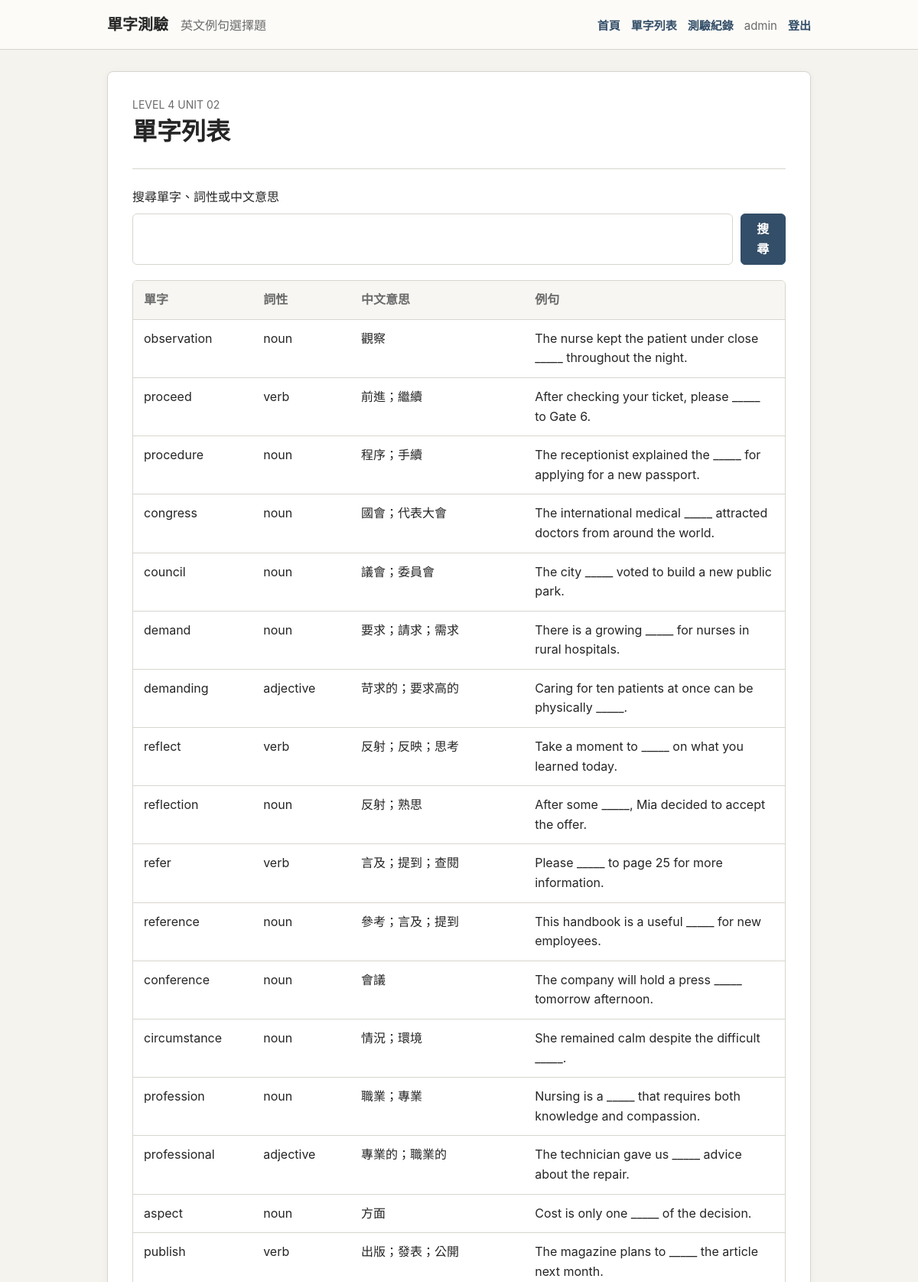
Screenshot of /sets/level-4-unit-02/words/ (signed in, upper part) with the database file from the repository.
### vocabulary/models.py (models this page shows, shortened)
class TimeStampedModel(models.Model):
    created_at = models.DateTimeField(auto_now_add=True)
    updated_at = models.DateTimeField(auto_now=True)
    class Meta:
        abstract = True

class VocabularySet(TimeStampedModel):
    title = models.CharField(max_length=120)
    slug = models.SlugField(unique=True)
    level = models.PositiveIntegerField()
    unit = models.PositiveIntegerField()
    description = models.TextField(blank=True)
    is_published = models.BooleanField(default=True)
    class Meta:
        ordering = ["level", "unit", "title"]

class VocabularySetItem(models.Model):
    vocabulary_set = models.ForeignKey(
        VocabularySet, on_delete=models.CASCADE, related_name="items"
    )
    word_sense = models.ForeignKey(
        WordSense, on_delete=models.CASCADE, related_name="set_items"
    )
    order = models.PositiveIntegerField(default=0)
    class Meta:
        ordering = ["order", "id"]
        constraints = [
            models.UniqueConstraint(
                fields=["vocabulary_set", "word_sense"],
                name="unique_vocabulary_set_item",
            )
        ]

class WordSense(TimeStampedModel):
    PARTS_OF_SPEECH = [
        ("verb", "verb"),
        ("noun", "noun"),
        ("adjective", "adjective"),
        ("adverb", "adverb"),
        ("preposition", "preposition"),
        ("other", "other"),
    ]
    word = models.ForeignKey(Word, on_delete=models.CASCADE, related_name="senses")
    part_of_speech = models.CharField(max_length=20, choices=PARTS_OF_SPEECH)
    meaning_zh = models.CharField(max_length=255)
    note = models.TextField(blank=True)
    class Meta:
        ordering = ["word__normalized_text", "part_of_speech", "meaning_zh"]
        constraints = [
            models.UniqueConstraint(
                fields=["word", "part_of_speech", "meaning_zh"],
                name="unique_word_sense",
            )
        ]

class Word(TimeStampedModel):
    text = models.CharField(max_length=120)
    normalized_text = models.CharField(max_length=120, unique=True, editable=False)
    class Meta:
        ordering = ["normalized_text"]

class Question(TimeStampedModel):
    SENTENCE_CHOICE = "sentence_choice"
    vocabulary_set = models.ForeignKey(
        VocabularySet, on_delete=models.CASCADE, related_name="questions"
    )
    word_sense = models.ForeignKey(
        WordSense, on_delete=models.PROTECT, related_name="questions"
    )
    source_id = models.CharField(max_length=60, blank=True)
    question_type = models.CharField(max_length=40, default=SENTENCE_CHOICE)
    prompt = models.TextField()
    explanation = models.TextField(blank=True)
    is_active = models.BooleanField(default=True)
    class Meta:
        ordering = ["vocabulary_set", "source_id", "id"]
        constraints = [
            models.UniqueConstraint(
                fields=["vocabulary_set", "source_id"],
                name="unique_question_source",
            )
        ]

### vocabulary/views.py (the view)
# urls.py: path("sets/<slug:slug>/words/", views.word_list, name="word_list"),
def word_list(request, slug):
    vocabulary_set = get_object_or_404(VocabularySet, slug=slug, is_published=True)
    query = request.GET.get("q", "").strip()
    items = vocabulary_set.items.select_related("word_sense", "word_sense__word").order_by(
        "order"
    )
    if query:
        items = items.filter(
            Q(word_sense__word__text__icontains=query)
            | Q(word_sense__meaning_zh__icontains=query)
            | Q(word_sense__part_of_speech__icontains=query)
        )
    question_prompts = {
        question.word_sense_id: question.prompt
        for question in vocabulary_set.questions.filter(is_active=True)
    }
    rows = [
        {"item": item, "prompt": question_prompts.get(item.word_sense_id, "")}
        for item in items
    ]
    return render(
        request,
        "vocabulary/word_list.html",
        {"vocabulary_set": vocabulary_set, "rows": rows, "query": query},
    )

### vocabulary/context_processors.py (called while the page is built)
def site_state(request):
    return {
        "primary_vocabulary_set": VocabularySet.objects.filter(is_published=True)
        .order_by("level", "unit")
        .first(),
        "heartbeat_interval_ms": settings.HEARTBEAT_INTERVAL_SECONDS * 1000,
    }

### templates/vocabulary/word_list.html (shortened to what this page needs)
{% extends "base.html" %}
{% block content %}
<section class="paper">
  <div class="page-heading">
    <p class="eyebrow">{{ vocabulary_set.title }}</p>
    <h1>單字列表</h1>
  </div>
  <form class="search-form" method="get">
    <label for="word-search">搜尋單字、詞性或中文意思</label>
    <div>
      <input id="word-search" type="search" name="q" value="{{ query }}">
      <button class="button button--small" type="submit">搜尋</button>
    </div>
  </form>
  <div class="word-table" role="table" aria-label="單字列表">
    <div class="word-table__head" role="row">
      <span role="columnheader">單字</span>
      <span role="columnheader">詞性</span>
      <span role="columnheader">中文意思</span>
      <span role="columnheader">例句</span>
    </div>
    {% for row in rows %}
      <div class="word-table__row" role="row">
        <span role="cell" data-label="單字">{{ row.item.word_sense.word.text }}</span>
        <span role="cell" data-label="詞性">{{ row.item.word_sense.part_of_speech }}</span>
        <span role="cell" data-label="中文意思">{{ row.item.word_sense.meaning_zh }}</span>
        <span role="cell" data-label="例句">{{ row.prompt }}</span>
      </div>
    {% empty %}
      <p class="empty">沒有符合搜尋條件的單字。</p>
    {% endfor %}
  </div>
</section>
{% endblock %}

### templates/base.html (shortened to what this page needs)
{% load static %}
<!doctype html>
<html lang="zh-Hant">
<head>
  <link rel="stylesheet" href="{% static 'vocabulary/css/site.css' %}">
</head>
<body>
  <header class="site-header">
    <div class="site-header__inner">
      <a class="site-title" href="{% url 'vocabulary:home' %}">單字測驗</a>
      <span class="site-subtitle">英文例句選擇題</span>
      <nav class="site-nav" aria-label="主要導覽">
        <a href="{% url 'vocabulary:home' %}">首頁</a>
        {% if primary_vocabulary_set %}
          <a href="{% url 'vocabulary:word_list' primary_vocabulary_set.slug %}">單字列表</a>
        {% endif %}
        {% if user.is_authenticated %}
          <a href="{% url 'vocabulary:quiz_history' %}">測驗紀錄</a>
          <span class="nav-user">{{ user.username }}</span>
          <form method="post" action="{% url 'vocabulary:logout' %}">
            <button type="submit">登出</button>
          </form>
        {% else %}
          <a href="{% url 'vocabulary:login' %}">登入</a>
          <a href="{% url 'vocabulary:register' %}">註冊</a>
        {% endif %}
      </nav>
    </div>
  </header>
  <main class="page">
    {% block content %}{% endblock %}
  </main>
</body>
</html>

### static/vocabulary/css/site.css (style rules this page uses)
:root { --page-bg: #f5f3ee; --paper: #ffffff; --text: #252525; --muted-text: #6b6b6b; --border: #d8d5ce; --primary: #334e68; --primary-hover: #263f56; --correct-bg: #eef6ee; --wrong-bg: #fbefef; --warning-bg: #fff8e6; --focus: #7a9abb; }
* { box-sizing: border-box; }
body { margin: 0; background: var(--page-bg); color: var(--text); font-family: -apple-system, BlinkMacSystemFont, "Segoe UI", "Noto Sans TC", "Microsoft JhengHei", Arial, sans-serif; line-height: 1.6; }
a { color: var(--primary); }
button, input { font: inherit; }
input[type="text"], input[type="email"], input[type="password"], input[type="search"] { border: 1px solid var(--border); border-radius: 6px; padding: 9px 10px; }
.site-header { border-bottom: 1px solid var(--border); background: #fcfbf8; }
.site-header__inner { display: flex; align-items: baseline; gap: 16px; flex-wrap: wrap; max-width: 960px; margin: 0 auto; padding: 16px 20px; }
.site-title { color: var(--text); font-size: 20px; font-weight: 700; text-decoration: none; }
.site-subtitle, .eyebrow, .page-heading p, .set-row p, .quiz-heading p, .summary-note { color: var(--muted-text); }
.site-nav { display: flex; align-items: center; gap: 14px; margin-left: auto; font-size: 15px; }
.site-nav a, .site-nav button { color: var(--primary); font-weight: 700; text-decoration: none; }
.site-nav form { margin: 0; }
.site-nav button { border: 0; background: transparent; padding: 0; cursor: pointer; }
.nav-user { color: var(--muted-text); }
.page { max-width: 960px; margin: 0 auto; padding: 28px 20px 56px; }
.paper { background: var(--paper); border: 1px solid var(--border); border-radius: 8px; box-shadow: 0 2px 10px rgba(50, 45, 38, 0.05); padding: 32px; }
.page-heading { border-bottom: 1px solid var(--border); padding-bottom: 20px; margin-bottom: 24px; }
.eyebrow { margin: 0 0 4px; font-size: 14px; letter-spacing: 0; text-transform: uppercase; }
h1, h2, p { margin-top: 0; }
h1 { margin-bottom: 8px; font-size: 32px; line-height: 1.25; }
.button { display: inline-flex; justify-content: center; align-items: center; min-height: 44px; border: 1px solid var(--primary); border-radius: 6px; background: var(--primary); color: #ffffff; padding: 9px 18px; font-weight: 700; text-decoration: none; cursor: pointer; }
.button--small { min-height: 40px; padding: 7px 14px; }
.search-form { display: grid; gap: 8px; margin-bottom: 20px; }
.search-form div { display: flex; gap: 10px; }
.search-form input { width: 100%; border: 1px solid var(--border); border-radius: 6px; padding: 9px 10px; }
.word-table { border: 1px solid var(--border); border-radius: 6px; overflow: hidden; }
.word-table__head, .word-table__row { display: grid; grid-template-columns: 1fr 0.8fr 1.5fr 2.2fr; gap: 14px; padding: 12px 14px; }
.word-table__head { background: #f7f6f2; color: var(--muted-text); font-weight: 700; }
.word-table__row { border-top: 1px solid var(--border); }

### rows the page displays
VocabularySet: title "LEVEL 4 UNIT 02"
VocabularySetItem: item.word_sense.word.text "observation", item.word_sense.part_of_speech "noun", item.word_sense.meaning_zh "觀察", prompt "The nurse kept the patient under close _____ throughout the night."
VocabularySetItem: item.word_sense.word.text "proceed", item.word_sense.part_of_speech "verb", item.word_sense.meaning_zh "前進；繼續", prompt "After checking your ticket, please _____ to Gate 6."
VocabularySetItem: item.word_sense.word.text "procedure", item.word_sense.part_of_speech "noun", item.word_sense.meaning_zh "程序；手續", prompt "The receptionist explained the _____ for applying for a new passport."
VocabularySetItem: item.word_sense.word.text "congress", item.word_sense.part_of_speech "noun", item.word_sense.meaning_zh "國會；代表大會", prompt "The international medical _____ attracted doctors from around the world."
VocabularySetItem: item.word_sense.word.text "council", item.word_sense.part_of_speech "noun", item.word_sense.meaning_zh "議會；委員會", prompt "The city _____ voted to build a new public park."
VocabularySetItem: item.word_sense.word.text "demand", item.word_sense.part_of_speech "noun", item.word_sense.meaning_zh "要求；請求；需求", prompt "There is a growing _____ for nurses in rural hospitals."
VocabularySetItem: item.word_sense.word.text "demanding", item.word_sense.part_of_speech "adjective", item.word_sense.meaning_zh "苛求的；要求高的", prompt "Caring for ten patients at once can be physically _____."
VocabularySetItem: item.word_sense.word.text "reflect", item.word_sense.part_of_speech "verb", item.word_sense.meaning_zh "反射；反映；思考", prompt "Take a moment to _____ on what you learned today."
VocabularySetItem: item.word_sense.word.text "reflection", item.word_sense.part_of_speech "noun", item.word_sense.meaning_zh "反射；熟思", prompt "After some _____, Mia decided to accept the offer."
VocabularySetItem: item.word_sense.word.text "refer", item.word_sense.part_of_speech "verb", item.word_sense.meaning_zh "言及；提到；查閱", prompt "Please _____ to page 25 for more information."
VocabularySetItem: item.word_sense.word.text "reference", item.word_sense.part_of_speech "noun", item.word_sense.meaning_zh "參考；言及；提到", prompt "This handbook is a useful _____ for new employees."
VocabularySetItem: item.word_sense.word.text "conference", item.word_sense.part_of_speech "noun", item.word_sense.meaning_zh "會議", prompt "The company will hold a press _____ tomorrow afternoon."
VocabularySetItem: item.word_sense.word.text "circumstance", item.word_sense.part_of_speech "noun", item.word_sense.meaning_zh "情況；環境", prompt "She remained calm despite the difficult _____."
VocabularySetItem: item.word_sense.word.text "profession", item.word_sense.part_of_speech "noun", item.word_sense.meaning_zh "職業；專業", prompt "Nursing is a _____ that requires both knowledge and compassion."
VocabularySetItem: item.word_sense.word.text "professional", item.word_sense.part_of_speech "adjective", item.word_sense.meaning_zh "專業的；職業的", prompt "The technician gave us _____ advice about the repair."
VocabularySetItem: item.word_sense.word.text "aspect", item.word_sense.part_of_speech "noun", item.word_sense.meaning_zh "方面", prompt "Cost is only one _____ of the decision."
VocabularySetItem: item.word_sense.word.text "publish", item.word_sense.part_of_speech "verb", item.word_sense.meaning_zh "出版；發表；公開", prompt "The magazine plans to _____ the article next month."

### other values shown
{{ user.username }} "admin"
